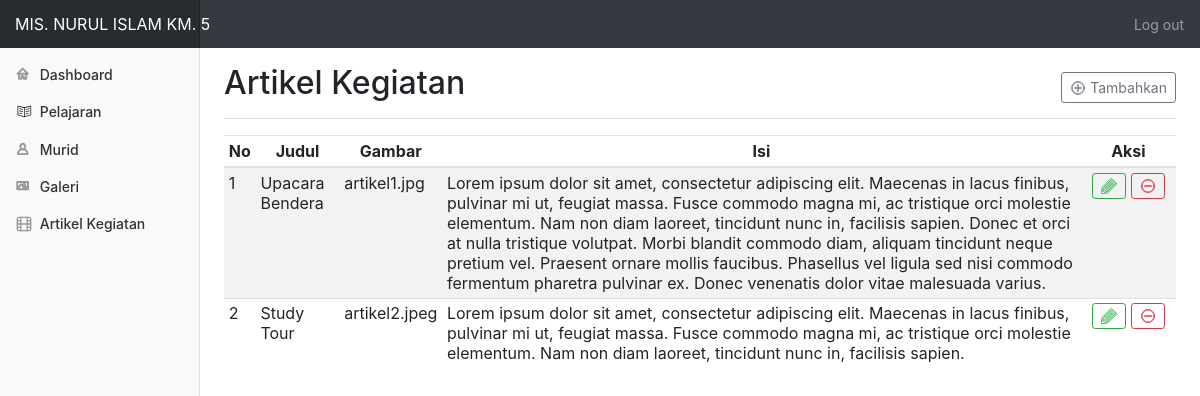
The app's page /admin/artikel.php (signed in) with its own data.
### tables this page shows
CREATE TABLE `artikel` (
  `id` int(11) NOT NULL,
  `title` varchar(50) NOT NULL,
  `img` varchar(25) NOT NULL,
  `body` text NOT NULL
);

### admin/artikel.php (the view, shortened to what this page needs)
<?php include("header.php") ?>
        <main role="main" class="col-md-9 ml-sm-auto col-lg-10 pt-3 px-4">
          <div class="d-flex justify-content-between flex-wrap flex-md-nowrap align-items-center pb-2 mb-3 border-bottom">
            <h1 class="h2">Artikel Kegiatan</h1>
            <div class="btn-toolbar mb-2 mb-md-0">
              <a class="btn btn-sm btn-outline-secondary" href="artikel-add.php">
                Tambahkan
                </a>
            </div>
          </div>
          <?php
            $query = mysqli_query($conn, "SELECT * FROM artikel");
            $no = 1;
          ?>
          <div class="table-responsive">
            <table class="table table-striped table-sm ">
              <thead>
                <tr>
                  <th class="text-center">No</th>
                  <th class="text-center">Judul</th>
                  <th class="text-center">Gambar</th>
                  <th class="text-center">Isi</th>
                  <th class="text-center">Aksi</th>
                </tr>
              </thead>
              <tbody>
                <?php while($row = mysqli_fetch_array($query)): ?>
                    <tr>
                    <td><?=$no++?></td>
                    <td><?=$row['title']?></td>
                    <td><?=$row['img']?></td>
                    <td><?=$row['body']?></td>
                    <td class="text-center" width="10%">
                    <a class="btn btn-sm btn-outline-success" href="artikel-edit.php?id=<?=$row['id']?>">
                </a>
                    <a class="btn btn-sm btn-outline-danger" onclick="return confirm('Ingin menghapus ?')" href="artikel-hapus.php?id=<?=$row['id']?>">
                </a>
            </td>
                    </tr>
                <?php endwhile ?>
              </tbody>
            </table>
          </div>
        </main>
      </div>
    </div>
</body>
</html>

### css/admin.css (style rules this page uses)
body { font-size: .875rem; }
.feather { width: 16px; height: 16px; vertical-align: text-bottom; }
.border-bottom { border-bottom: 1px solid #e5e5e5; }

### records on screen
artikel: title "Upacara Bendera", img "artikel1.jpg", body "Lorem ipsum dolor sit amet, consectetur adipiscing elit. Maecenas in lacus finibus, pulvinar mi ut, feugiat massa. Fusce commodo magna mi, ac tristique orci molestie elementum. Nam non diam laoreet, tincidunt nunc in, facilisis sapien. Donec et orci at nulla tristique volutpat. Morbi blandit commodo diam, aliquam tincidunt neque pretium vel. Praesent ornare mollis faucibus. Phasellus vel ligula sed nisi commodo fermentum pharetra pulvinar ex. Donec venenatis dolor vitae malesuada varius."
artikel: title "Study Tour", img "artikel2.jpeg", body "Lorem ipsum dolor sit amet, consectetur adipiscing elit. Maecenas in lacus finibus, pulvinar mi ut, feugiat massa. Fusce commodo magna mi, ac tristique orci molestie elementum. Nam non diam laoreet, tincidunt nunc in, facilisis sapien."
